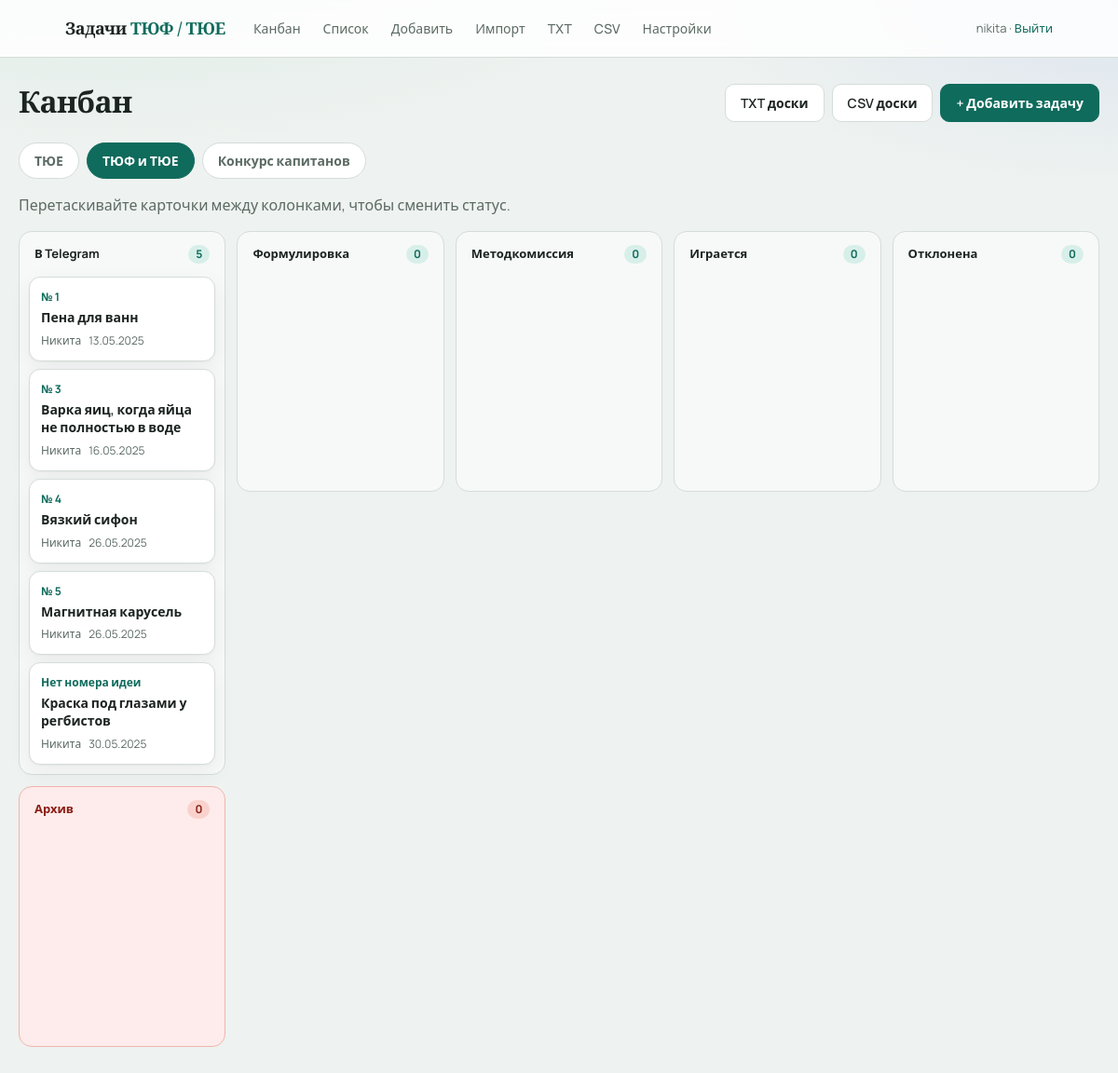
Page /kanban/both (signed in) on the earlier database version.
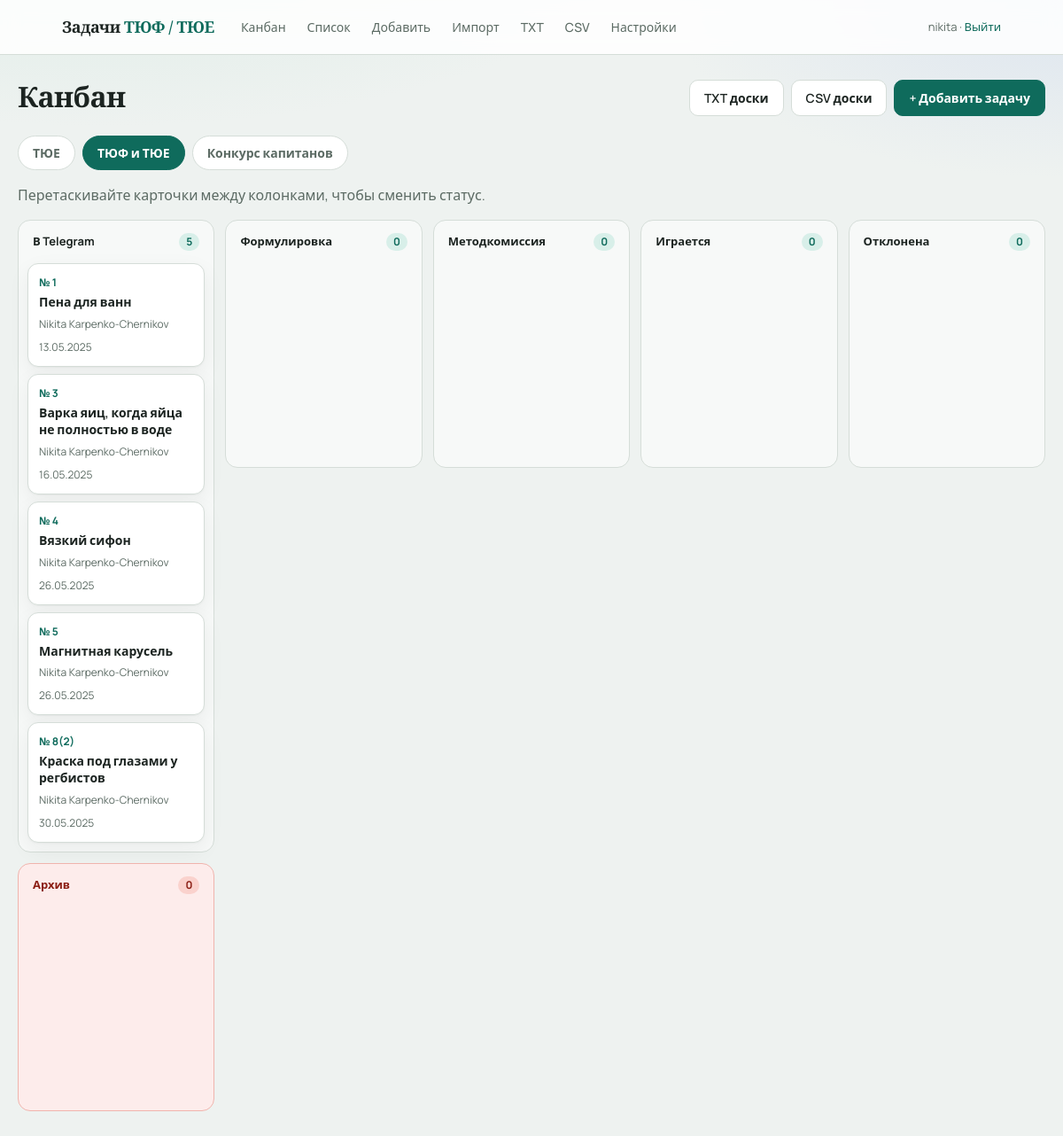
Same page on the later database version.
### app/models.py (models this page shows)
class Task(Base):
    __tablename__ = "tasks"
    id = Column(Integer, primary_key=True, autoincrement=True)
    idea_number = Column(Integer, nullable=True, index=True)
    title = Column(String(500), nullable=True)
    condition = Column(Text, nullable=True)
    formulirovka = Column(Text, nullable=True)
    itogovaya_formulirovka = Column(Text, nullable=True)
    author = Column(String(100), nullable=True)
    naznachenie = Column(String(50), nullable=True)
    status = Column(String(50), default="tg", index=True)
    proverena = Column(String(20), nullable=True)
    archived = Column(Boolean, default=False, nullable=False)
    video_url = Column(String(1000), nullable=True)
    tags = Column(String(500), nullable=True)
    sources = Column(Text, nullable=True)
    telegram_url = Column(String(1000), nullable=True)
    telegram_datetime = Column(DateTime, nullable=False)
    answer_options = Column(Text, nullable=True)
    turnir = Column(String(20), nullable=True)
    turnir_year = Column(Integer, nullable=True)
    task_number = Column(Integer, nullable=True)
    etap_kk = Column(String(20), nullable=True)
    created_at = Column(DateTime, default=datetime.utcnow)
    updated_at = Column(DateTime, default=datetime.utcnow, onupdate=datetime.utcnow)
    comments = relationship(
        "Comment", back_populates="task", cascade="all, delete-orphan", order_by="Comment.created_at"
    )
    history = relationship(
        "TaskHistory",
        back_populates="task",
        cascade="all, delete-orphan",
        order_by="TaskHistory.created_at.desc()",
    )
    attachments = relationship(
        "Attachment",
        back_populates="task",
        cascade="all, delete-orphan",
        order_by="Attachment.created_at",
    )

### app/routes.py (the view)
@router.get("/kanban/{board}", response_class=HTMLResponse)
def kanban_board(request: Request, board: str, db: Session = Depends(get_db)):
    user = login_required(request)
    if not user:
        return RedirectResponse("/login", status_code=303)
    if board not in BOARD_STATUSES:
        raise HTTPException(status_code=404, detail="Нет такой доски")
    columns = BOARD_STATUSES[board]
    allowed = {s.value for s in columns}
    tasks = (
        db.query(Task)
        .filter(Task.naznachenie == board)
        .order_by(
            Task.idea_number.asc().nullslast(),
            Task.telegram_datetime.asc().nullslast(),
            Task.id.asc(),
        )
        .all()
    )
    attach_idea_occurrences(db, tasks)
    tasks = _sort_tasks_by_idea_display(tasks)
    tasks_by_status = {s.value: [] for s in columns}
    for task in tasks:
        key = task.status if task.status in allowed else columns[0].value
        tasks_by_status[key].append(task)
    return templates.TemplateResponse(
        request,
        "kanban.html",
        {
            "user": user,
            "board": board,
            "board_label": NAZNACHENIE_LABELS[board],
            "boards": NAZNACHENIE_LABELS,
            "columns": columns,
            "tasks_by_status": tasks_by_status,
            "status_short": STATUS_SHORT_LABELS,
            "format_igraetsya": format_igraetsya,
            "format_idea_label": format_idea_label,
        },
    )

### app/templates/kanban.html (shortened to what this page needs)
{% extends "base.html" %}
{% block main_class %}container container-wide{% endblock %}
{% block content %}
<div class="page-header">
  <h1>Канбан</h1>
  <div class="page-header-actions">
    <a class="btn secondary" href="/export/txt?naznachenie={{ board }}">TXT доски</a>
    <a class="btn secondary" href="/export/csv?naznachenie={{ board }}">CSV доски</a>
    <a class="btn primary" href="/new">+ Добавить задачу</a>
  </div>
</div>
<div class="board-tabs">
  {% for val, label in boards.items() %}
  <a href="/kanban/{{ val }}" class="board-tab {% if board == val %}active{% endif %}">{{ label }}</a>
  {% endfor %}
</div>
<p class="muted">Перетаскивайте карточки между колонками, чтобы сменить статус.</p>
<div class="kanban" id="kanban" data-board="{{ board }}">
  {% for st in columns %}
  <div class="kanban-col {% if st.value == 'archived' %}kanban-col-archive{% endif %}">
    <div class="kanban-col-header">
      <span>{{ status_short.get(st.value, st.label) }}</span>
      <span class="count" id="count-{{ st.value }}">{{ tasks_by_status.get(st.value, [])|length }}</span>
    </div>
    <div class="kanban-list" data-status="{{ st.value }}">
      {% for task in tasks_by_status.get(st.value, []) %}
      <article class="kanban-card {% if task.status == 'archived' %}kanban-card-archived{% endif %}" data-id="{{ task.id }}" draggable="false">
        <a href="/tasks/{{ task.id }}" class="kanban-card-link">
          <div class="kanban-card-num">{{ format_idea_label(task) }}</div>
          <div class="kanban-card-title">{{ task.title or 'Без названия' }}</div>
          <div class="kanban-card-meta">
            {% if task.author %}<span>{{ task.author }}</span>{% endif %}
            <span>{{ task.telegram_datetime.strftime('%d.%m.%Y') }}</span>
          </div>
          {% set ig = format_igraetsya(task) %}
        </a>
      </article>
      {% endfor %}
    </div>
  </div>
  {% endfor %}
</div>
{% endblock %}

Differences in the rows shown:
changed Task "Пена для ванн": author "Никита" → "Nikita Karpenko-Chernikov"
changed Task "Варка яиц, когда яйца не полностью в воде": author "Никита" → "Nikita Karpenko-Chernikov"
changed Task "Вязкий сифон": author "Никита" → "Nikita Karpenko-Chernikov"
changed Task "Магнитная карусель": author "Никита" → "Nikita Karpenko-Chernikov"
changed Task "Краска под глазами у регбистов": idea_number "Нет номера идеи" → "№ 8(2)"; author "Никита" → "Nikita Karpenko-Chernikov"
